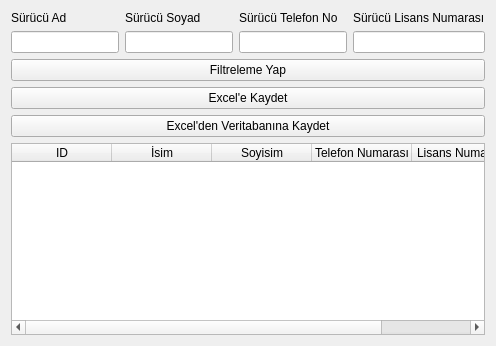
            <widget class="QWidget" name="tab_13">
             <attribute name="title">
              <string>Sürücü Sorgulama</string>
             </attribute>
             <layout class="QGridLayout" name="gridLayout_30">
              <item row="2" column="0" colspan="2">
               <widget class="QPushButton" name="surucuSorgulamafiltreButton">
                <property name="text">
                 <string>Filtreleme Yap</string>
                </property>
               </widget>
              </item>
              <item row="3" column="0" colspan="2">
               <widget class="QPushButton" name="excelSurucuButton">
                <property name="text">
                 <string>Excel'e Kaydet</string>
                </property>
               </widget>
              </item>
              <item row="5" column="0" colspan="2">
               <widget class="QTableWidget" name="surucuSorgulama_tableWidget">
                <column>
                 <property name="text">
                  <string>ID</string>
                 </property>
                </column>
                <column>
                 <property name="text">
                  <string>İsim</string>
                 </property>
                </column>
                <column>
                 <property name="text">
                  <string>Soyisim</string>
                 </property>
                </column>
                <column>
                 <property name="text">
                  <string>Telefon Numarası</string>
                 </property>
                </column>
                <column>
                 <property name="text">
                  <string>Lisans Numarası</string>
                 </property>
                </column>
               </widget>
              </item>
              <item row="1" column="0" colspan="2">
               <layout class="QGridLayout" name="gridLayout_29">
                <item row="2" column="2">
                 <widget class="QLineEdit" name="surucuSorgulama_SurucuSoyad"/>
                </item>
                <item row="1" column="2">
                 <widget class="QLabel" name="label_62">
                  <property name="text">
                   <string>Sürücü Soyad</string>
                  </property>
                 </widget>
                </item>
                <item row="1" column="6">
                 <widget class="QLabel" name="label_61">
                  <property name="text">
                   <string>Sürücü Lisans Numarası</string>
                  </property>
                 </widget>
                </item>
                <item row="1" column="0">
                 <widget class="QLabel" name="label_60">
                  <property name="text">
                   <string>Sürücü Ad</string>
                  </property>
                 </widget>
                </item>
                <item row="2" column="6">
                 <widget class="QLineEdit" name="surucuSorgulama_SurucuLisansNo"/>
                </item>
                <item row="2" column="4">
                 <widget class="QLineEdit" name="surucuSorgulama_SurucuTelno"/>
                </item>
                <item row="2" column="0">
                 <widget class="QLineEdit" name="surucuSorgulama_SurucuAd"/>
                </item>
                <item row="1" column="4">
                 <widget class="QLabel" name="label_59">
                  <property name="text">
                   <string>Sürücü Telefon No</string>
                  </property>
                 </widget>
                </item>
               </layout>
              </item>
              <item row="4" column="0" colspan="2">
               <widget class="QPushButton" name="exceldenVeritabaninaKaydetButton">
                <property name="text">
                 <string>Excel'den Veritabanına Kaydet</string>
                </property>
               </widget>
              </item>
             </layout>
            </widget>
